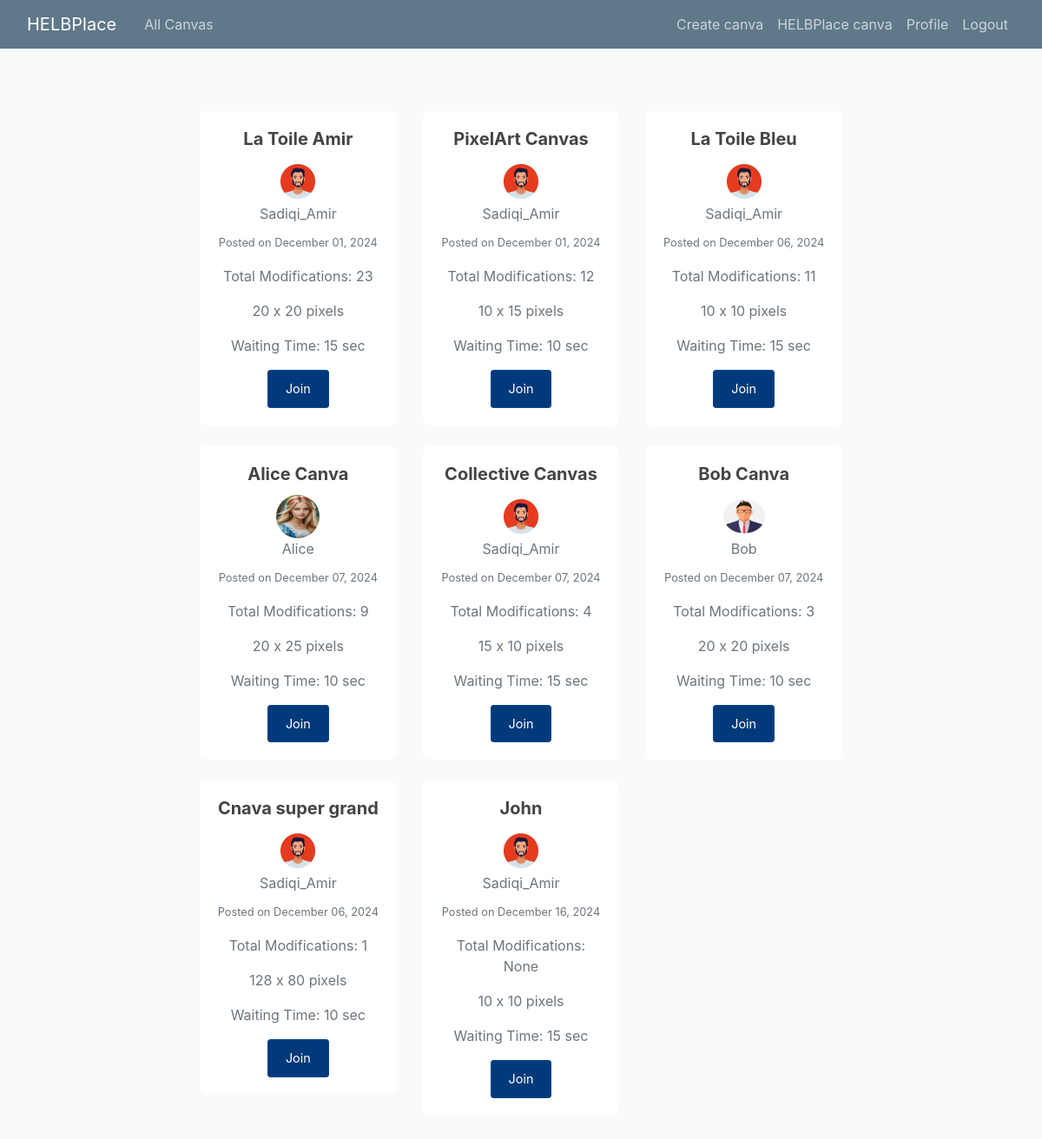
The app's page / (signed in) with its own data.
### blog/models.py (models this page shows, shortened)
class Canva(models.Model):
    title = models.CharField(max_length=100)
    sizeHeight = models.IntegerField()
    sizeWidth = models.IntegerField()
    timer = models.IntegerField()
    date_posted = models.DateTimeField(default=timezone.now)
    author = models.ForeignKey(User, on_delete=models.CASCADE)

### users/models.py (models this page shows, shortened)
class Profile(models.Model):
    user=models.OneToOneField(User, on_delete=models.CASCADE) # one-to-one relationship with User model and oneToOneField is used to delete theprofile when the user is deleted
    image=models.ImageField(default='default.jpg', upload_to='profile_pics') # image field to store profile picture

### blog/views.py (the view)
# urls.py: path('', views.home, name='home'),
def home(request):
    canvases = Canva.objects.annotate(
        total_modifications=Sum('useraction__modification_count')
    ).order_by('-total_modifications')
    return render(request, 'blog/home.html', {'canvases': canvases})

### blog/templates/blog/home.html (shortened to what this page needs)
{% extends "blog/base.html" %}
{% block content %}
<div class="container my-5">
  <div class="row">
    {% for canva in canvases %}
    <div class="col-md-4 mb-4">
      <div class="card shadow-sm">
        <div class="card-body">
          <h5 class="card-title text-center">{{ canva.title }}</h5>
          <div class="text-center mb-2">
            <img class="rounded-circle" src="{{ canva.author.profile.image.url }}" alt="{{ canva.author }}" style="width: 50px; height: 50px;">
            <p class="text-muted mb-0">{{ canva.author }}</p>
          </div>
          <p class="text-muted text-center"><small>Posted on {{ canva.date_posted|date:"F d, Y" }}</small></p>
          <p class="text-center text-muted">Total Modifications: {{ canva.total_modifications }}</p>
          <p class="text-center text-muted">{{ canva.sizeHeight }} x {{ canva.sizeWidth }} pixels</p>
          <p class="text-center text-muted">Waiting Time: {{ canva.timer }} sec</p>
          <div class="d-flex justify-content-center">
            {% if user.is_authenticated %}
              <a href="{% url 'canva-detail' canva.id %}" class="btn btn-primary btn-sm">Join</a>
            {% else %}
              <button class="btn btn-primary btn-sm" disabled>Join</button>
            {% endif %}
          </div>
        </div>
      </div>
    </div>
    {% endfor %}
  </div>
</div>
{% endblock %}

### blog/static/blog/main.css (style rules this page uses)
body { background: #fafafa; color: #333333; margin-top: 5rem; }
h1, h2, h3, h4, h5, h6 { color: #444444; }
.container { max-width: 1200px; }
.btn-primary { background-color: #003a7a; border-color: #034590; font-size: 0.9rem; padding: 10px 20px; }
.card { border: none; border-radius: 8px; transition: transform 0.2s, box-shadow 0.2s; }
.card-title { font-size: 1.25rem; font-weight: bold; }

### records on screen
Canva: title "La Toile Amir", author.profile.image (picture), author "Sadiqi_Amir", date_posted "December 01, 2024", total_modifications "23", sizeHeight "20", sizeWidth "20", timer "15"
Canva: title "PixelArt Canvas", author.profile.image (picture), author "Sadiqi_Amir", date_posted "December 01, 2024", total_modifications "12", sizeHeight "10", sizeWidth "15", timer "10"
Canva: title "La Toile Bleu", author.profile.image (picture), author "Sadiqi_Amir", date_posted "December 06, 2024", total_modifications "11", sizeHeight "10", sizeWidth "10", timer "15"
Canva: title "Alice Canva", author.profile.image (picture), author "Alice", date_posted "December 07, 2024", total_modifications "9", sizeHeight "20", sizeWidth "25", timer "10"
Canva: title "Collective Canvas", author.profile.image (picture), author "Sadiqi_Amir", date_posted "December 07, 2024", total_modifications "4", sizeHeight "15", sizeWidth "10", timer "15"
Canva: title "Bob Canva", author.profile.image (picture), author "Bob", date_posted "December 07, 2024", total_modifications "3", sizeHeight "20", sizeWidth "20", timer "10"
Canva: title "Cnava super grand", author.profile.image (picture), author "Sadiqi_Amir", date_posted "December 06, 2024", total_modifications "1", sizeHeight "128", sizeWidth "80", timer "10"
Canva: title "John", author.profile.image (picture), author "Sadiqi_Amir", date_posted "December 16, 2024", total_modifications "None", sizeHeight "10", sizeWidth "10", timer "15"
